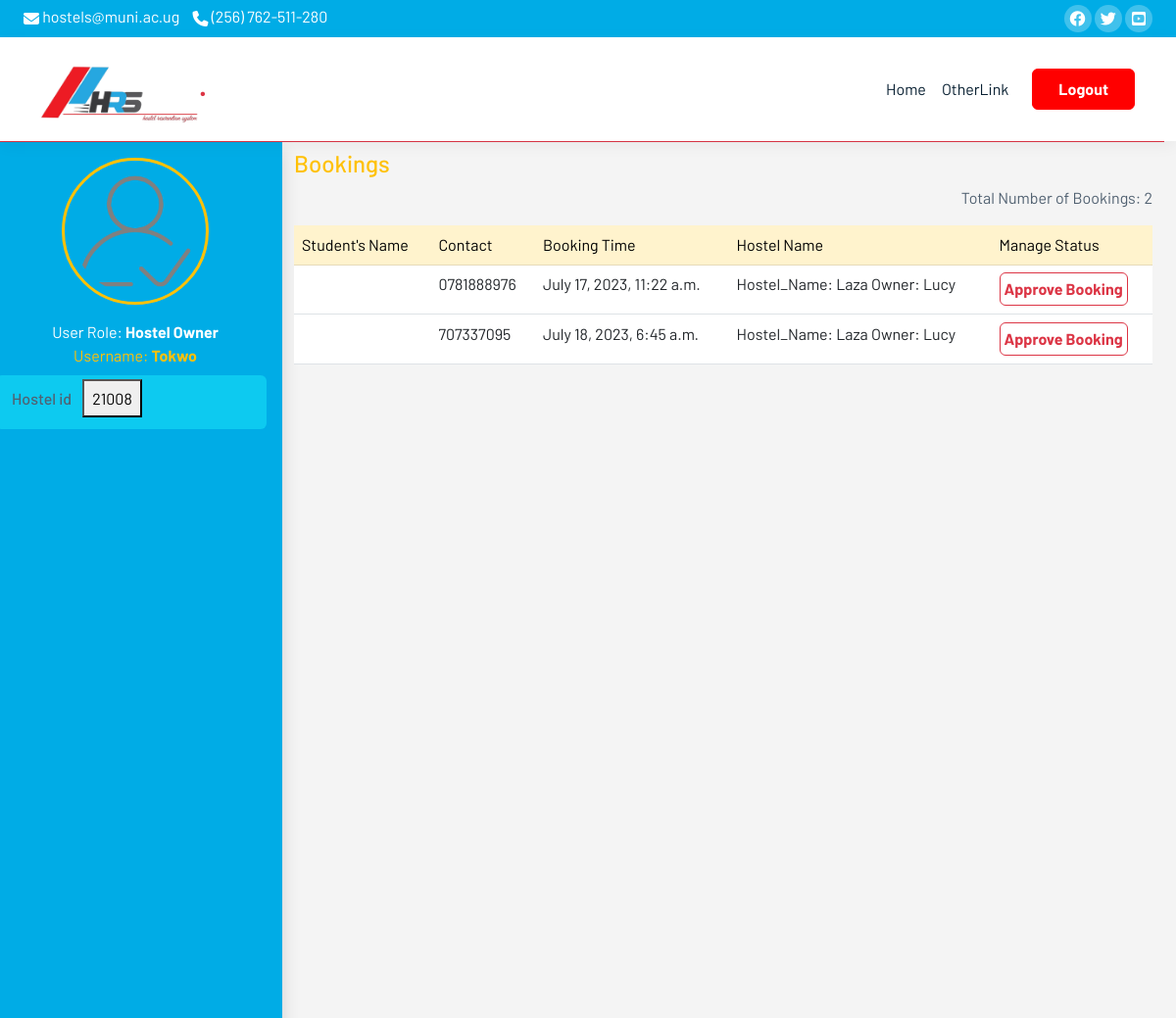
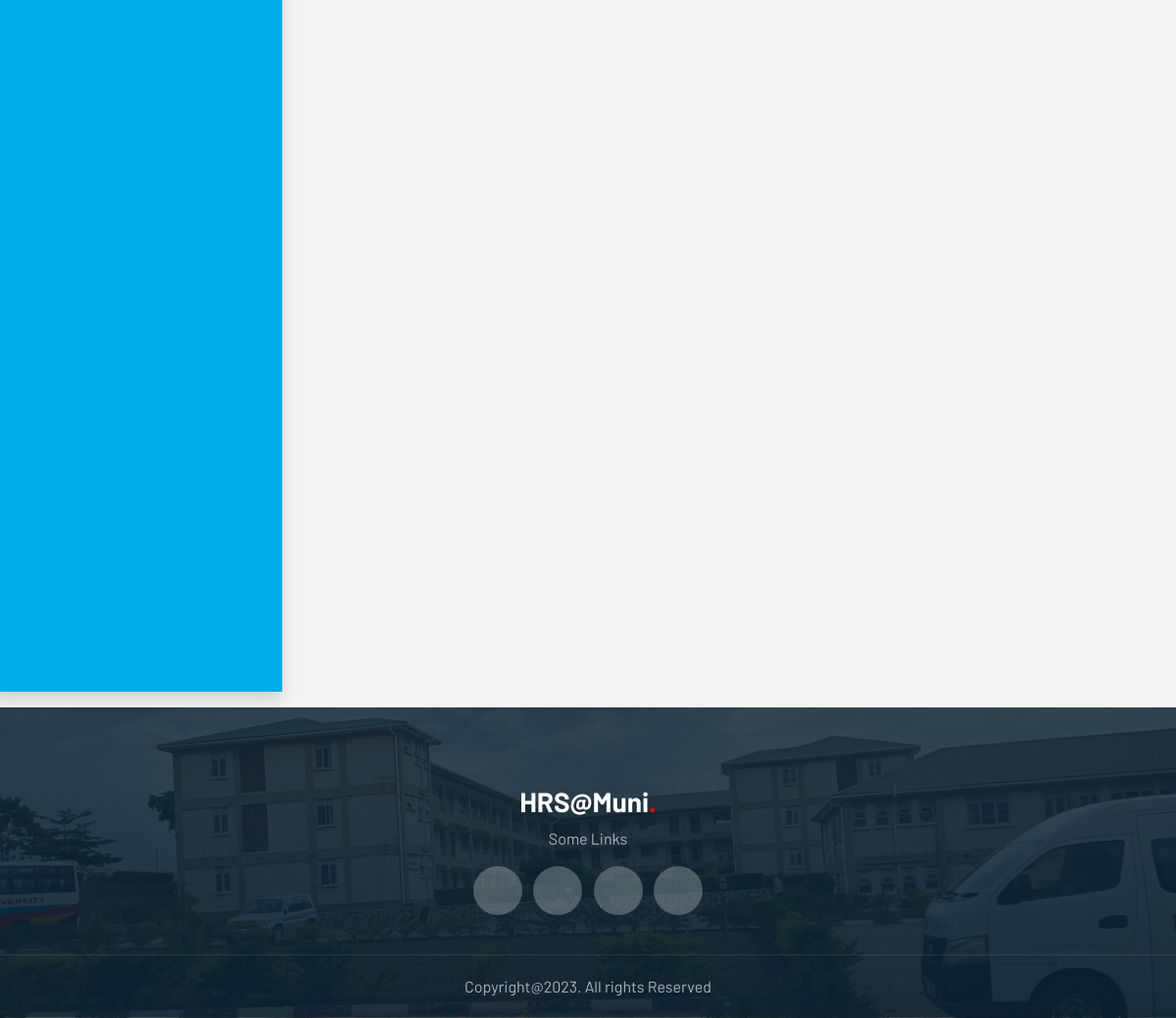
Screenshot of /hostel-owner/ (signed in) with the database file from the repository (2 pictures, top to bottom).
### hostel/models.py (models this page shows, shortened)
class Booking(models.Model):
    active_contact = models.CharField(max_length=13)
    FirstName = models.CharField(max_length=10, null=False)
    time = models.DateTimeField(auto_now_add=True)
    hostel = models.ForeignKey(Hostel, on_delete=models.CASCADE)

class Hostel(models.Model):
    hostelstat = [("Mixed","Mixed"), ("Single", "Single")]
    waterstatus = [("Tap Water","National Water"), ("Tanks","Only Tanks"),("all", "National water & Tanks")]
    powerstatus = [("full","Power Available"),("solar","Only Solar power"),("all","Power and Solar")]
    id = models.CharField(max_length=5, primary_key=True)
    name = models.CharField(max_length=30)
    total_rooms = models.IntegerField()
    Location = models.CharField(max_length=100,)
    lease = models.IntegerField()
    water_status = models.CharField(choices=waterstatus, max_length=10)
    power_status = models.CharField(max_length=100)
    status = models.CharField(choices=hostelstat, max_length=100)
    security_status = models.CharField(max_length=100)
    sop_status = models.CharField(default="Available", max_length=20)
    hostel_owner = models.OneToOneField(User, on_delete=models.CASCADE)
    hostel_owner_contact = models.IntegerField()
    def __str__(self):
        return f"Hostel_Name: {self.name} Owner: {self.hostel_owner} "

### hostel/views.py (the view)
# urls.py: path('hostel-owner/', LandlordsProfile, name="landlords_profile"),
@login_required
def LandlordsProfile(request):
    user = request.user
    hostels = Hostel.objects.filter()
    bookings = Booking.objects.all()
    return render(request, 'hostel_owner.html', {'hostels': hostels,"bookings":bookings})

### hostel/templates/hostel_owner.html (shortened to what this page needs)
{% extends 'base.html' %}
{% load static %}
{% block navfooter %}
<div class="row h-100vh border-top border-danger px-0 container-fluid">
    <div class="col-3 shadow shadow-end px-2 shadow-md stdInfo">
        <div class="text-center">
            <div class="p-3">
                <img class = "border-3 p-2 border border-warning rounded-circle" src="{% static 'img/user.png' %}" alt="profile image" style="max-width:150px; max-height:150px">
            </div>
            <div class="text-white"><span>User Role</span>: <strong>Hostel Owner</strong></div>
            <div class="text-warning"><span>Username</span>: <strong>{{user.username}}</strong></div>
        </div>
        <div class= "mt-2 ps-3 me-2 p-1 bg-info rounded">
            <h6>Hostel id <button  class=" ms-2 p-2 btn-warning ">21008</button></h6>
        </div>
    </div>
    <div class="col-9 h-100vh container table-responsive pt-2">
        <h4 class="text-underline text-warning">Bookings</h4>
        <table class ="table">
            <thead>
                <tr>
                    <td class="table-warning">Student's Name</td>
                    <td class="table-warning">Contact</td>
                    <td class="table-warning">Booking Time</td>
                    <td class="table-warning">Hostel Name</td>
                    <td class="table-warning">Manage Status</td>
            </thead>
            <p class="text-end">Total Number of Bookings: {{bookings.count}}</p>
            {% for booking in  bookings%}
                {% if booking %}
                <tbody>
                    <tr>
                        <td>{{booking.user}}</td>
                        <td>{{booking.active_contact}}</td>
                        <td>{{booking.time}}</td>
                        <td>{{booking.hostel}}</td>
                        <td><button class="markread btn btn-outline-danger p-1"><strong>Approve Booking</strong></button></td>
                    </tr>
                </tbody>
                {% else %}
                <p class= "text-warning">No request yet.</p>
                {% endif %}
            {% endfor %}
        </table>
    </div>
</div>
{% endblock %}

### hostel/templates/base.html (shortened to what this page needs)
{% load static %}
<!doctype html>
<html lang="en">
  <head>
    <link rel ="stylesheet" href ="https://cdnjs.cloudflare.com/ajax/libs/font-awesome/6.4.0/css/all.min.css">
    <link rel="stylesheet" href="https://cdn.jsdelivr.net/npm/bootstrap@5.3.0/dist/css/bootstrap.min.css">
    <link rel="stylesheet" href="../static/css/style.css">
    <link rel="stylesheet" href="{% static 'css/style.css' %}">
  </head>
  <body data-bs-spy="scroll" data-bs-target=".navbar" data-bs-offset="70">
    <div class="top-nav" id="home">
        <div class="container-fluid px-4">
            <div class="row justify-content-between">
                <div class="col-auto">
                    <p> <i class="fa-solid fa-envelope"></i> hostels@muni.ac.ug</p>
                    <p> <i class="fa-solid fa-phone"></i> (256) 762-511-280</p>
                </div>
                <div class="col-auto social-icons">
                    <a href="https://www.facebook.com/muniuniversitypage/" target="_blank"><i class="fa-brands fa-facebook" aria-label="HRS@Muni-facebook"></i></a>
                    <a href="https://twitter.com/Muni_University" target="_blank"><i class="fa-brands fa-twitter" aria-label="HRS@Muni-twitter"></i></a>
                    <a href="https://www.youtube.com/channel/UCbkQmGFbDQACRN2vRATQi6w" target="_blank"><i class="fa-brands fa-square-youtube" aria-label="HRS@Muni-youtube"></i></a>
                </div>
            </div>
        </div>
    </div>
    <nav class="navbar navbar-expand-lg navbar-light bg-white sticky-top collapsible">
        <div class="container">
            <a class="navbar-brand" href="{% url 'home' %}"><img class="navbar-brand hrslogo" src="../static/img/logotrans.png" style="max-width:auto; max-height:80px; background-color:white padding:0;margin:0"><span class="dot text-danger">.</span></a>
            <div class="collapse navbar-collapse" id="navbarNav">
                <ul class="navbar-nav ms-auto">
                    <li class="nav-item">
                        <a class="nav-link" href="{% url 'home' %}">Home</a>
                    </li>
                    <li class="nav-item">
                        <a class="nav-link" href="#">OtherLink</a>
                    </li>
                </ul>
                {% if user.is_authenticated %}
                <a href="{% url 'logout' %}" class="btn btn-brand ms-lg-3">Logout</a>
                {% else %}
                    <a href="{% url 'register' %}" class="btn ms-lg-3" style="background: #00ace6;color: #fff">Register</a>
                    <a href="{% url 'login' %}" class="btn btn-brand ms-lg-3">Login</a>
                {% endif %}
            </div>
        </div>
    </nav>
    {% block navfooter %}{% endblock navfooter %}
    <footer class="mt-3">
      <div class="footer-top text-center">
          <div class="container">
              <div class="row justify-content-center">
                  <div class="col-lg-6 text-center">
                      <h4 class="navbar-brand">HRS@Muni<span class="dot">.</span></h4>
                      <p>Some Links</p>
                      <div class="col-auto social-icons">
                          <a href="#"></a>
                          <a href="#"></a>
                          <a href="#"></a>
                          <a href="#"></a>
                      </div>
                  </div>
              </div>
          </div>
      </div>
      <div class="footer-bottom text-center">
          <p class="mb-0">Copyright@2023. All rights Reserved</p>
      </div>
  </footer>
  </body>
</html>

### hostel/static/css/style.css (style rules this page uses)
:root { --brand: #00ace6; --dark: #092032; --body: #516171; --border: rgba(0,0,0,0.08); --red: red; --shadow: 0px 4px 16px rgba(0, 0, 0, 0.05); --dashboard: #3399ff; }
body { font-family: "Barlow", sans-serif; color: var(--body); }
img { width: 100%; }
a { color: var(--dark); transition: all 0.4s ease; font-weight: 500; }
.top-nav { background-color: var(--brand); color: #fff; padding-top: 5px; padding-bottom: 5px; }
.top-nav p { display: inline-block; margin-bottom: 0; margin-right: 10px; }
.top-nav span, .top-nav i { vertical-align: middle; }
.navbar { box-shadow: var(--shadow); }
.social-icons a { width: 28px; height: 28px; display: inline-flex; color: #fff; background-color: rgba(255, 255, 255, 0.25); text-decoration: none; align-items: center; justify-content: center; border-radius: 100px; }
.navbar .navbar-nav .nav-link { color: var(--dark); }
.navbar-brand { font-size: 28px; font-weight: 700; }
.navbar-brand .dot { color: var(--red); }
.btn { padding: 8px 26px; }
.btn-brand { border-color: var(--red); background-color: var(--red); color: #fff; font-weight: 700; }
footer { background: linear-gradient(0deg, rgba(8, 32, 50, 0.9), rgba(8, 32, 50, 0.8)), url(../img/Munimo.jpg), #082032;; background-size: cover; background-position: center; background-repeat: no-repeat; }
footer .footer-top { padding-top: 80px; padding-bottom: 40px; }
.footer-bottom { border-top: 1px solid rgba(255, 255, 255, 0.1); padding-bottom: 20px; padding-top: 20px; }
footer .navbar-brand { color: #fff; }
footer p { color: #ADB3B9; }
footer .social-icons a { width: 50px; height: 50px; font-size: 20px; margin-left: 4px; margin-right: 4px; }
.stdInfo { min-height: 200vh; background-color: var(--brand); max-height: 400vh; }
body { background: #f4f4f4; }

### rows the page displays
Booking: active_contact "0781888976", time "July 17, 2023, 11:22 a.m.", hostel "Hostel_Name: Laza Owner: Lucy"
Booking: active_contact "707337095", time "July 18, 2023, 6:45 a.m.", hostel "Hostel_Name: Laza Owner: Lucy"

### other values shown
{{ user.username }} "Tokwo"
{{ bookings.count }} "2"
